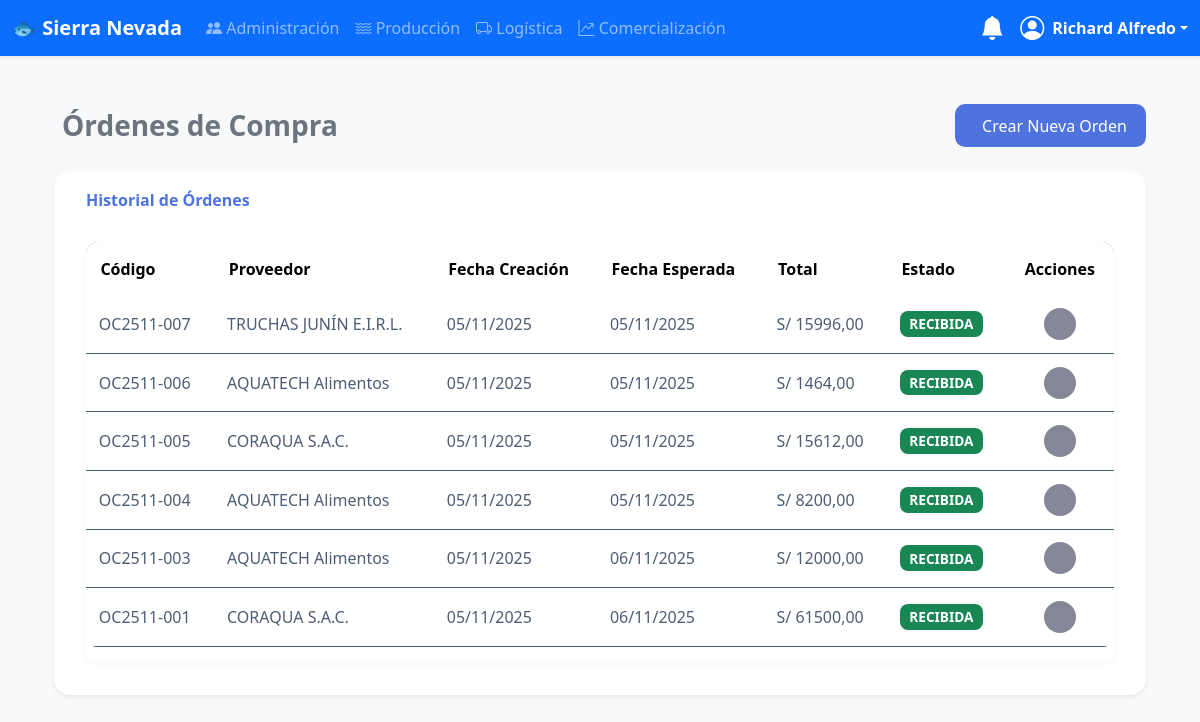
/logistica/ordenes/ (signed in), run on the app's committed database.
### usuarios/models.py (models this page shows, shortened)
class CustomUser(AbstractUser):
    dni = models.CharField(max_length=8, unique=True, null=True, blank=True)
    pregunta_seguridad = models.ForeignKey(PreguntaSeguridad, on_delete=models.SET_NULL, null=True, blank=True)
    respuesta_seguridad = models.CharField(max_length=255, null=True, blank=True)
    groups = models.ManyToManyField('auth.Group', related_name='customuser_set', blank=True, verbose_name='grupos')
    user_permissions = models.ManyToManyField('auth.Permission', related_name='customuser_set', blank=True)

### logistica/models.py (models this page shows, shortened)
class OrdenCompra(models.Model):
    ESTADOS = (
        ('PENDIENTE', 'Pendiente'),
        ('APROBADA', 'Aprobada'),
        ('RECIBIDA', 'Recibida'),
        ('CANCELADA', 'Cancelada'),
    )
    codigo_orden = models.CharField(max_length=50, unique=True, blank=True, editable=False)
    proveedor = models.ForeignKey(Proveedor, on_delete=models.PROTECT, related_name="ordenes_compra")
    fecha_creacion = models.DateTimeField(default=timezone.now, verbose_name="Fecha de Creación")
    fecha_esperada_entrega = models.DateField(verbose_name="Fecha Esperada de Entrega")
    estado = models.CharField(max_length=10, choices=ESTADOS, default='PENDIENTE')
    creado_por = models.ForeignKey(settings.AUTH_USER_MODEL, on_delete=models.SET_NULL, null=True, related_name="ordenes_creadas")
    total_costo = models.DecimalField(max_digits=12, decimal_places=2, default=Decimal('0.00'), editable=False)

class Proveedor(models.Model):
    nombre = models.CharField(max_length=255, verbose_name="Nombre o Razón Social")
    ruc = models.CharField(max_length=11, unique=True, verbose_name="RUC")
    direccion = models.CharField(max_length=255, blank=True, null=True, verbose_name="Dirección")
    telefono = models.CharField(max_length=20, blank=True, null=True, verbose_name="Teléfono")
    email = models.EmailField(blank=True, null=True, verbose_name="Correo Electrónico")
    estado = models.BooleanField(default=True)

### logistica/views.py (the view)
# urls.py: path('ordenes/', views.OrdenCompraListView.as_view(), name='ordencompra-list'),
class OrdenCompraListView(LogisticaPermissionMixin, ListView):
    model = OrdenCompra
    template_name = 'logistica/ordencompra_list.html'
    context_object_name = 'ordenes'
    paginate_by = 20
    ordering = ['-fecha_creacion']

### logistica/views.py (called while the page is built)
    def test_func(self):
        return self.request.user.is_staff or self.request.user.groups.filter(name='Logistica').exists()

### usuarios/templatetags/auth_extras.py (called while the page is built)
@register.filter(name='has_group')
def has_group(user, group_name):
    return user.groups.filter(name=group_name).exists()

### templates/logistica/ordencompra_list.html (shortened to what this page needs)
{% extends 'base.html' %}
{% load static %}
{% block content %}
<div class="container-fluid py-4">
    <div class="d-flex align-items-center justify-content-between mb-4">
        <h3 class="fw-semibold text-secondary mb-0">
             Órdenes de Compra
        </h3>
        <a href="{% url 'ordencompra-create' %}" class="btn btn-primary d-flex align-items-center gap-2">
            <span>Crear Nueva Orden</span>
        </a>
    </div>
    <div class="card shadow-sm">
        <div class="card-header">
            <h6 class="text-muted mb-0">
                 Historial de Órdenes
            </h6>
        </div>
        <div class="card-body">
            <div class="table-responsive">
                <table class="table align-middle">
                    <thead>
                        <tr>
                            <th>Código</th>
                            <th>Proveedor</th>
                            <th>Fecha Creación</th>
                            <th>Fecha Esperada</th>
                            <th>Total</th>
                            <th>Estado</th>
                            <th class="text-center">Acciones</th>
                        </tr>
                    </thead>
                    <tbody>
                        {% for orden in ordenes %}
                        <tr>
                            <td>{{ orden.codigo_orden }}</td>
                            <td>{{ orden.proveedor.nombre }}</td>
                            <td>{{ orden.fecha_creacion|date:"d/m/Y" }}</td>
                            <td>{{ orden.fecha_esperada_entrega|date:"d/m/Y" }}</td>
                            <td>S/ {{ orden.total_costo|floatformat:2 }}</td>
                            <td>
                                {% if orden.estado == 'RECIBIDA' %}
                                <span class="badge bg-success">RECIBIDA</span>
                                {% elif orden.estado == 'PENDIENTE' %}
                                <span class="badge bg-warning text-dark">PENDIENTE</span>
                                {% elif orden.estado == 'APROBADA' %}
                                <span class="badge bg-info text-dark">APROBADA</span>
                                {% else %}
                                <span class="badge bg-danger">{{ orden.get_estado_display }}</span>
                                {% endif %}
                            </td>
                            <td class="text-center">
                                <a href="{% url 'ordencompra-detail' orden.pk %}" class="btn btn-secondary btn-circle btn-sm" title="Ver Detalle">
                                </a>
                            </td>
                        </tr>
                        {% empty %}
                        <tr>
                            <td colspan="7" class="text-center text-muted py-3">No hay órdenes de compra registradas.</td>
                        </tr>
                        {% endfor %}
                    </tbody>
                </table>
            </div>
        </div>
    </div>
</div>
{% endblock %}

### templates/base.html (shortened to what this page needs)
<!doctype html>
<html lang="es">
{% load auth_extras %}
{% load static %} <head>
    <link href="https://cdn.jsdelivr.net/npm/bootstrap@5.3.3/dist/css/bootstrap.min.css" rel="stylesheet">
    <link rel="stylesheet" href="https://cdn.jsdelivr.net/npm/bootstrap-icons@1.11.3/font/bootstrap-icons.min.css">
</head>
<body>
    <nav class="navbar navbar-expand-lg navbar-dark bg-primary shadow-sm sticky-top">
        <div class="container-fluid">
            <a class="navbar-brand fw-bold" href="{% url 'welcome' %}">🐟 Sierra Nevada</a>
            <div class="collapse navbar-collapse" id="mainNavbar">
                {% if user.is_authenticated %}
                <ul class="navbar-nav me-auto mb-2 mb-lg-0">
                    {% if user.is_staff %}
                    <li class="nav-item"><a class="nav-link" href="{% url 'user-list' %}"><i class="bi bi-people-fill"></i> Administración</a></li>
                    {% endif %}
                    {% if user|has_group:"Produccion" %}
                    <li class="nav-item"><a class="nav-link" href="{% url 'dashboard-produccion' %}"><i class="bi bi-water"></i> Producción</a></li>
                    {% endif %}
                    {% if user|has_group:"Logistica" %}
                    <li class="nav-item"><a class="nav-link" href="{% url 'dashboard-logistica' %}"><i class="bi bi-truck"></i> Logística</a></li>
                    {% endif %}
                    {% if user|has_group:"Comercializacion" %}
                    <li class="nav-item"><a class="nav-link" href="{% url 'dashboard-comercializacion' %}"><i class="bi bi-graph-up-arrow"></i> Comercialización</a></li>
                    {% endif %}
                </ul>
                <div class="dropdown me-3">
                    <a href="#" class="d-flex align-items-center text-white text-decoration-none position-relative" id="notificationsDropdown" data-bs-toggle="dropdown" aria-expanded="false">
                        <i class="bi bi-bell-fill fs-4"></i>
                    </a>
                </div>
                <div class="dropdown">
                    <a href="#" class="d-flex align-items-center text-white text-decoration-none dropdown-toggle" data-bs-toggle="dropdown">
                        <i class="bi bi-person-circle fs-4 me-2"></i>
                        <strong>{{ user.first_name|default:user.username }}</strong>
                    </a>
                </div>
                {% endif %}
            </div>
        </div>
    </nav>
    <main class="container my-4">
        {% block content %}{% endblock %}
    </main>
</body>
</html>

### templates/base.html (style rules this page uses)
body { background-color: #f8f9fa; }
.card { box-shadow: 0 2px 4px rgba(0,0,0,0.05); }

### templates/logistica/ordencompra_list.html (style rules this page uses)
body { background-color: #f8f9fb; }
.card { border: none; border-radius: 16px; box-shadow: 0 2px 10px rgba(0, 0, 0, 0.05); }
.card-header { background-color: transparent; border-bottom: none; padding: 1.25rem 1.5rem 0 1.5rem; }
.card-body { padding: 2rem; }
.btn-primary { background-color: #4e73df; border: none; border-radius: 10px; padding: 0.6rem 1.2rem; transition: all 0.3s ease; }
.table { border: none; border-radius: 10px; overflow: hidden; }
.table thead { background-color: #4e73df; color: #fff; }
.table th { font-weight: 600; padding: 0.9rem; vertical-align: middle; border-bottom: none; }
.table td { color: #4e5d73; padding: 0.8rem; vertical-align: middle; }
.btn-circle { border-radius: 50%; width: 32px; height: 32px; display: inline-flex; align-items: center; justify-content: center; }
.btn-secondary { background-color: #858796; border: none; }
.badge { font-size: 0.85rem; padding: 0.45em 0.7em; border-radius: 8px; }
h3.fw-semibold { color: #4e5d73; font-weight: 600; }
h6.text-muted { color: #4e73df !important; font-weight: 600; }
.table-responsive { border-radius: 12px; overflow: hidden; box-shadow: 0 2px 6px rgba(0, 0, 0, 0.03); }

### data on the page
CustomUser: first_name "Richard Alfredo"
OrdenCompra: codigo_orden "OC2511-007", proveedor.nombre "TRUCHAS JUNÍN E.I.R.L.", fecha_creacion "05/11/2025", fecha_esperada_entrega "05/11/2025", total_costo "15996,00", estado "RECIBIDA"
OrdenCompra: codigo_orden "OC2511-006", proveedor.nombre "AQUATECH Alimentos", fecha_creacion "05/11/2025", fecha_esperada_entrega "05/11/2025", total_costo "1464,00", estado "RECIBIDA"
OrdenCompra: codigo_orden "OC2511-005", proveedor.nombre "CORAQUA S.A.C.", fecha_creacion "05/11/2025", fecha_esperada_entrega "05/11/2025", total_costo "15612,00", estado "RECIBIDA"
OrdenCompra: codigo_orden "OC2511-004", proveedor.nombre "AQUATECH Alimentos", fecha_creacion "05/11/2025", fecha_esperada_entrega "05/11/2025", total_costo "8200,00", estado "RECIBIDA"
OrdenCompra: codigo_orden "OC2511-003", proveedor.nombre "AQUATECH Alimentos", fecha_creacion "05/11/2025", fecha_esperada_entrega "06/11/2025", total_costo "12000,00", estado "RECIBIDA"
OrdenCompra: codigo_orden "OC2511-001", proveedor.nombre "CORAQUA S.A.C.", fecha_creacion "05/11/2025", fecha_esperada_entrega "06/11/2025", total_costo "61500,00", estado "RECIBIDA"
